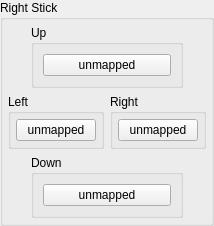
           <widget class="QGroupBox" name="gb_right_stick">
            <property name="sizePolicy">
             <sizepolicy hsizetype="Preferred" vsizetype="Fixed">
              <horstretch>0</horstretch>
              <verstretch>0</verstretch>
             </sizepolicy>
            </property>
            <property name="minimumSize">
             <size>
              <width>0</width>
              <height>0</height>
             </size>
            </property>
            <property name="title">
             <string>Right Stick</string>
            </property>
            <layout class="QVBoxLayout" name="verticalLayout_2">
             <property name="leftMargin">
              <number>5</number>
             </property>
             <property name="topMargin">
              <number>5</number>
             </property>
             <property name="rightMargin">
              <number>5</number>
             </property>
             <property name="bottomMargin">
              <number>5</number>
             </property>
             <item>
              <widget class="QWidget" name="widget_right_stick_up" native="true">
               <layout class="QHBoxLayout" name="widget_right_stick_up_layout">
                <property name="leftMargin">
                 <number>0</number>
                </property>
                <property name="topMargin">
                 <number>0</number>
                </property>
                <property name="rightMargin">
                 <number>0</number>
                </property>
                <property name="bottomMargin">
                 <number>0</number>
                </property>
                <item>
                 <widget class="QGroupBox" name="gb_right_stick_up">
                  <property name="sizePolicy">
                   <sizepolicy hsizetype="Preferred" vsizetype="Fixed">
                    <horstretch>0</horstretch>
                    <verstretch>0</verstretch>
                   </sizepolicy>
                  </property>
                  <property name="minimumSize">
                   <size>
                    <width>0</width>
                    <height>0</height>
                   </size>
                  </property>
                  <property name="maximumSize">
                   <size>
                    <width>152</width>
                    <height>1231321</height>
                   </size>
                  </property>
                  <property name="title">
                   <string>Up</string>
                  </property>
                  <layout class="QVBoxLayout" name="verticalLayout_7">
                   <item>
                    <widget class="QPushButton" name="RStickUpButton">
                     <property name="text">
                      <string>unmapped</string>
                     </property>
                    </widget>
                   </item>
                  </layout>
                 </widget>
                </item>
               </layout>
              </widget>
             </item>
             <item>
              <layout class="QHBoxLayout" name="layout_right_stick_left_right">
               <item>
                <widget class="QGroupBox" name="gb_right_stick_left">
                 <property name="title">
                  <string>Left</string>
                 </property>
                 <layout class="QVBoxLayout" name="gb_right_stick_left_layout">
                  <property name="leftMargin">
                   <number>5</number>
                  </property>
                  <property name="topMargin">
                   <number>5</number>
                  </property>
                  <property name="rightMargin">
                   <number>5</number>
                  </property>
                  <property name="bottomMargin">
                   <number>5</number>
                  </property>
                  <item>
                   <widget class="QPushButton" name="RStickLeftButton">
                    <property name="text">
                     <string>unmapped</string>
                    </property>
                   </widget>
                  </item>
                 </layout>
                </widget>
               </item>
               <item>
                <widget class="QGroupBox" name="gb_right_stick_right">
                 <property name="title">
                  <string>Right</string>
                 </property>
                 <layout class="QVBoxLayout" name="gb_right_stick_right_layout">
                  <property name="leftMargin">
                   <number>5</number>
                  </property>
                  <property name="topMargin">
                   <number>5</number>
                  </property>
                  <property name="rightMargin">
                   <number>5</number>
                  </property>
                  <property name="bottomMargin">
                   <number>5</number>
                  </property>
                  <item>
                   <widget class="QPushButton" name="RStickRightButton">
                    <property name="text">
                     <string>unmapped</string>
                    </property>
                   </widget>
                  </item>
                 </layout>
                </widget>
               </item>
              </layout>
             </item>
             <item>
              <widget class="QWidget" name="widget_right_stick_down" native="true">
               <layout class="QHBoxLayout" name="widget_right_stick_down_layout">
                <property name="leftMargin">
                 <number>0</number>
                </property>
                <property name="topMargin">
                 <number>0</number>
                </property>
                <property name="rightMargin">
                 <number>0</number>
                </property>
                <property name="bottomMargin">
                 <number>0</number>
                </property>
                <item>
                 <widget class="QGroupBox" name="gb_right_stick_down">
                  <property name="minimumSize">
                   <size>
                    <width>152</width>
                    <height>0</height>
                   </size>
                  </property>
                  <property name="maximumSize">
                   <size>
                    <width>124</width>
                    <height>2121</height>
                   </size>
                  </property>
                  <property name="title">
                   <string>Down</string>
                  </property>
                  <layout class="QVBoxLayout" name="verticalLayout_6">
                   <item>
                    <widget class="QPushButton" name="RStickDownButton">
                     <property name="text">
                      <string>unmapped</string>
                     </property>
                    </widget>
                   </item>
                  </layout>
                 </widget>
                </item>
               </layout>
              </widget>
             </item>
            </layout>
           </widget>
